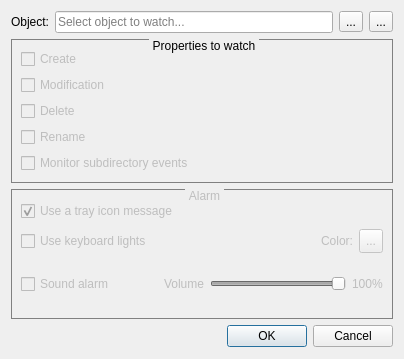
<?xml version="1.0" encoding="UTF-8"?>
<ui version="4.0">
 <class>AddObjectDialog</class>
 <widget class="QDialog" name="AddObjectDialog">
  <property name="geometry">
   <rect>
    <x>0</x>
    <y>0</y>
    <width>400</width>
    <height>359</height>
   </rect>
  </property>
  <property name="windowTitle">
   <string>Add object</string>
  </property>
  <property name="windowIcon">
   <iconset resource="rsc/resources.qrc">
    <normaloff>:/FilesystemWatcher/alarm.svg</normaloff>:/FilesystemWatcher/alarm.svg</iconset>
  </property>
  <layout class="QVBoxLayout" name="verticalLayout">
   <item>
    <layout class="QHBoxLayout" name="horizontalLayout">
     <item>
      <widget class="QLabel" name="label">
       <property name="text">
        <string>Object:</string>
       </property>
      </widget>
     </item>
     <item>
      <widget class="QLineEdit" name="m_object">
       <property name="readOnly">
        <bool>true</bool>
       </property>
       <property name="placeholderText">
        <string>Select object to watch...</string>
       </property>
      </widget>
     </item>
     <item>
      <widget class="QToolButton" name="m_addFile">
       <property name="text">
        <string>...</string>
       </property>
       <property name="icon">
        <iconset resource="rsc/resources.qrc">
         <normaloff>:/FilesystemWatcher/file.svg</normaloff>:/FilesystemWatcher/file.svg</iconset>
       </property>
       <property name="iconSize">
        <size>
         <width>16</width>
         <height>16</height>
        </size>
       </property>
      </widget>
     </item>
     <item>
      <widget class="QToolButton" name="m_addFolder">
       <property name="text">
        <string>...</string>
       </property>
       <property name="icon">
        <iconset resource="rsc/resources.qrc">
         <normaloff>:/FilesystemWatcher/folder.svg</normaloff>:/FilesystemWatcher/folder.svg</iconset>
       </property>
      </widget>
     </item>
    </layout>
   </item>
   <item>
    <widget class="QGroupBox" name="m_propertiesGroup">
     <property name="enabled">
      <bool>true</bool>
     </property>
     <property name="styleSheet">
      <string notr="true">QGroupBox {
    border: 1px solid gray;
    margin-top: 2ex; /* leave space at the top for the title */
}

QGroupBox::title {
    subcontrol-origin:  margin;
    subcontrol-position: top; 
    padding: 0 2px 0 2px;
}</string>
     </property>
     <property name="title">
      <string>Properties to watch</string>
     </property>
     <property name="alignment">
      <set>Qt::AlignmentFlag::AlignCenter</set>
     </property>
     <layout class="QVBoxLayout" name="verticalLayout_2">
      <item>
       <widget class="QCheckBox" name="m_createProp">
        <property name="enabled">
         <bool>false</bool>
        </property>
        <property name="text">
         <string>Create</string>
        </property>
       </widget>
      </item>
      <item>
       <widget class="QCheckBox" name="m_modifyProp">
        <property name="enabled">
         <bool>false</bool>
        </property>
        <property name="text">
         <string>Modification</string>
        </property>
       </widget>
      </item>
      <item>
       <widget class="QCheckBox" name="m_deleteProp">
        <property name="enabled">
         <bool>false</bool>
        </property>
        <property name="text">
         <string>Delete</string>
        </property>
       </widget>
      </item>
      <item>
       <widget class="QCheckBox" name="m_renameProp">
        <property name="enabled">
         <bool>false</bool>
        </property>
        <property name="text">
         <string>Rename</string>
        </property>
       </widget>
      </item>
      <item>
       <widget class="QCheckBox" name="m_recursiveProp">
        <property name="enabled">
         <bool>false</bool>
        </property>
        <property name="text">
         <string>Monitor subdirectory events</string>
        </property>
       </widget>
      </item>
     </layout>
    </widget>
   </item>
   <item>
    <widget class="QGroupBox" name="m_alarmGroup">
     <property name="enabled">
      <bool>false</bool>
     </property>
     <property name="styleSheet">
      <string notr="true">QGroupBox {
    border: 1px solid gray;
    margin-top: 2ex; /* leave space at the top for the title */
}

QGroupBox::title {
    subcontrol-origin:  margin;
    subcontrol-position: top; 
    padding: 0 2px 0 2px;
}</string>
     </property>
     <property name="title">
      <string>Alarm</string>
     </property>
     <property name="checked">
      <bool>false</bool>
     </property>
     <layout class="QVBoxLayout" name="verticalLayout_3">
      <item>
       <widget class="QCheckBox" name="m_useTrayMessage">
        <property name="minimumSize">
         <size>
          <width>0</width>
          <height>24</height>
         </size>
        </property>
        <property name="text">
         <string>Use a tray icon message</string>
        </property>
        <property name="checked">
         <bool>true</bool>
        </property>
       </widget>
      </item>
      <item>
       <layout class="QHBoxLayout" name="m_LEDGroup">
        <item>
         <widget class="QCheckBox" name="m_useKeyboardLights">
          <property name="text">
           <string>Use keyboard lights</string>
          </property>
         </widget>
        </item>
        <item>
         <widget class="QLabel" name="label_2">
          <property name="text">
           <string>Color:</string>
          </property>
          <property name="alignment">
           <set>Qt::AlignmentFlag::AlignRight|Qt::AlignmentFlag::AlignTrailing|Qt::AlignmentFlag::AlignVCenter</set>
          </property>
         </widget>
        </item>
        <item>
         <widget class="QToolButton" name="m_lightButton">
          <property name="enabled">
           <bool>false</bool>
          </property>
          <property name="minimumSize">
           <size>
            <width>24</width>
            <height>24</height>
           </size>
          </property>
          <property name="text">
           <string>...</string>
          </property>
         </widget>
        </item>
       </layout>
      </item>
      <item>
       <layout class="QHBoxLayout" name="horizontalLayout_2" stretch="1,0,1,0">
        <item>
         <widget class="QCheckBox" name="m_soundAlarm">
          <property name="text">
           <string>Sound alarm</string>
          </property>
         </widget>
        </item>
        <item>
         <widget class="QLabel" name="label_3">
          <property name="text">
           <string>Volume</string>
          </property>
         </widget>
        </item>
        <item>
         <widget class="QSlider" name="m_volumeSlider">
          <property name="enabled">
           <bool>false</bool>
          </property>
          <property name="minimumSize">
           <size>
            <width>0</width>
            <height>24</height>
           </size>
          </property>
          <property name="minimum">
           <number>1</number>
          </property>
          <property name="maximum">
           <number>100</number>
          </property>
          <property name="value">
           <number>100</number>
          </property>
          <property name="orientation">
           <enum>Qt::Orientation::Horizontal</enum>
          </property>
         </widget>
        </item>
        <item>
         <widget class="QLabel" name="m_volumeNumber">
          <property name="minimumSize">
           <size>
            <width>30</width>
            <height>0</height>
           </size>
          </property>
          <property name="text">
           <string>100%</string>
          </property>
         </widget>
        </item>
       </layout>
      </item>
     </layout>
    </widget>
   </item>
   <item>
    <widget class="QDialogButtonBox" name="buttonBox">
     <property name="minimumSize">
      <size>
       <width>382</width>
       <height>23</height>
      </size>
     </property>
     <property name="orientation">
      <enum>Qt::Orientation::Horizontal</enum>
     </property>
     <property name="standardButtons">
      <set>QDialogButtonBox::StandardButton::Cancel|QDialogButtonBox::StandardButton::Ok</set>
     </property>
    </widget>
   </item>
  </layout>
 </widget>
 <resources>
  <include location="rsc/resources.qrc"/>
 </resources>
 <connections>
  <connection>
   <sender>buttonBox</sender>
   <signal>accepted()</signal>
   <receiver>AddObjectDialog</receiver>
   <slot>accept()</slot>
   <hints>
    <hint type="sourcelabel">
     <x>248</x>
     <y>254</y>
    </hint>
    <hint type="destinationlabel">
     <x>157</x>
     <y>274</y>
    </hint>
   </hints>
  </connection>
  <connection>
   <sender>buttonBox</sender>
   <signal>rejected()</signal>
   <receiver>AddObjectDialog</receiver>
   <slot>reject()</slot>
   <hints>
    <hint type="sourcelabel">
     <x>316</x>
     <y>260</y>
    </hint>
    <hint type="destinationlabel">
     <x>286</x>
     <y>274</y>
    </hint>
   </hints>
  </connection>
 </connections>
</ui>
